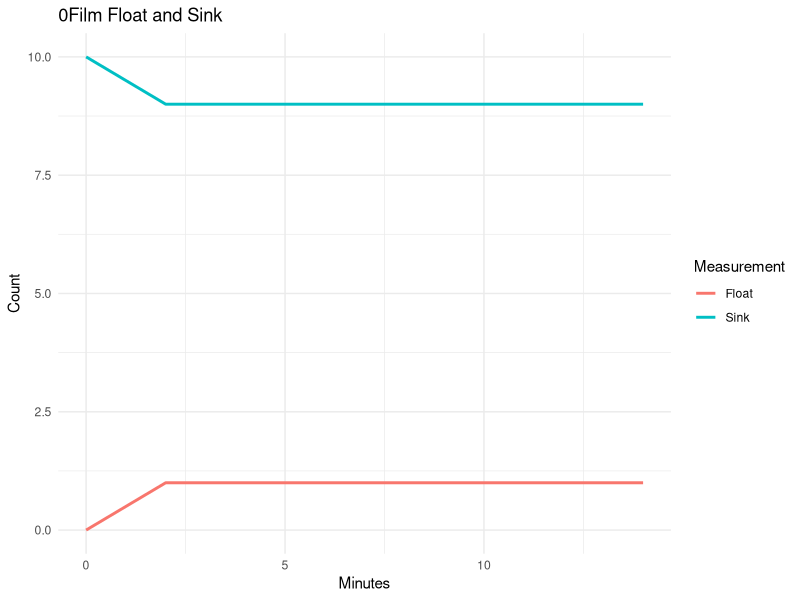
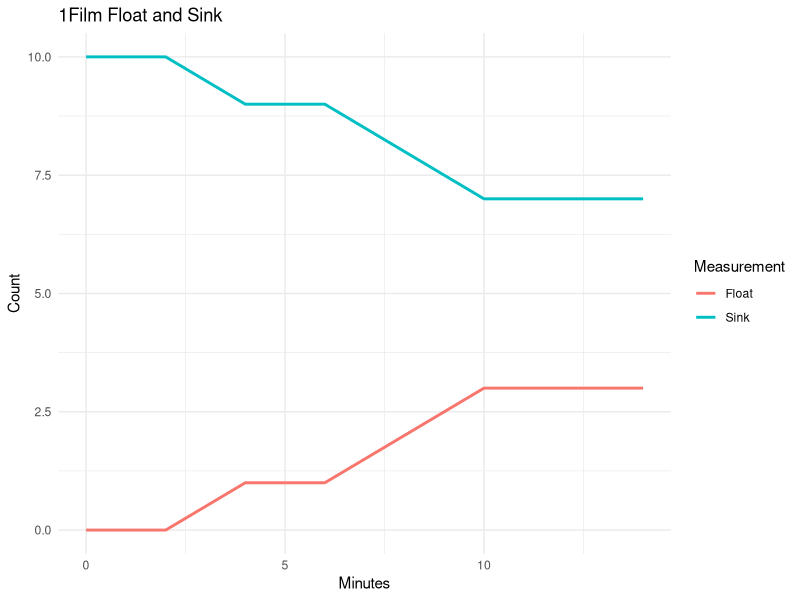
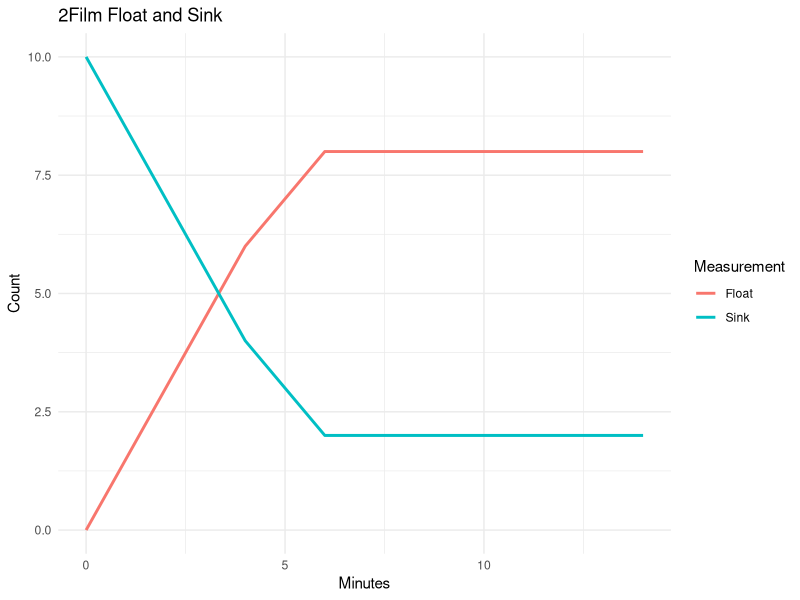

Write the R code that produced these figures, in order.
# Load necessary libraries
library(ggplot2)
library(reshape2)

# Load necessary library
library(ggplot2)

# Load the data
data <- read.csv("Layers_Float_Sink_Data_Simple_Labels.csv")

# Plot for 0Film
ggplot(data, aes(x = Minutes)) +
  geom_line(aes(y = X0Film_Float, color = "Float"), size = 1) +
  geom_line(aes(y = X0Film_Sink, color = "Sink"), size = 1) +
  labs(title = "0Film Float and Sink", x = "Minutes", y = "Count", color = "Measurement") +
  theme_minimal()

# Plot for 1Film
ggplot(data, aes(x = Minutes)) +
  geom_line(aes(y = X1Film_Float, color = "Float"), size = 1) +
  geom_line(aes(y = X1Film_Sink, color = "Sink"), size = 1) +
  labs(title = "1Film Float and Sink", x = "Minutes", y = "Count", color = "Measurement") +
  theme_minimal()

# Plot for 2Film
ggplot(data, aes(x = Minutes)) +
  geom_line(aes(y = X2Film_Float, color = "Float"), size = 1) +
  geom_line(aes(y = X2Film_Sink, color = "Sink"), size = 1) +
  labs(title = "2Film Float and Sink", x = "Minutes", y = "Count", color = "Measurement") +
  theme_minimal()